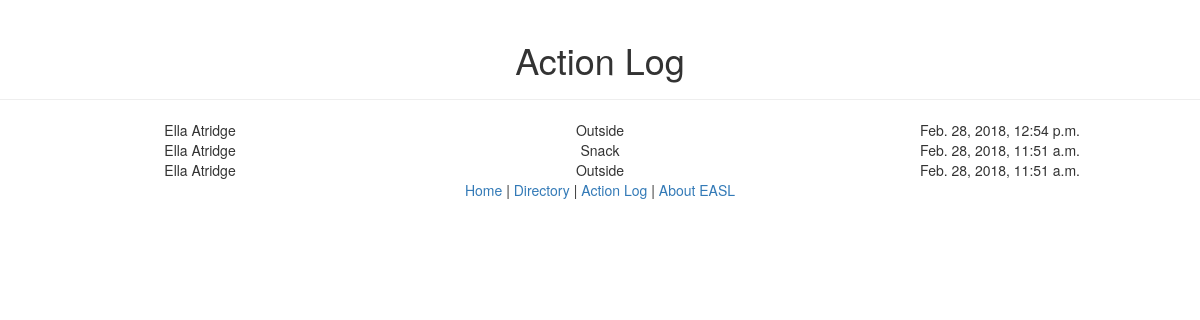
Page /actions/11/ on the earlier database version.
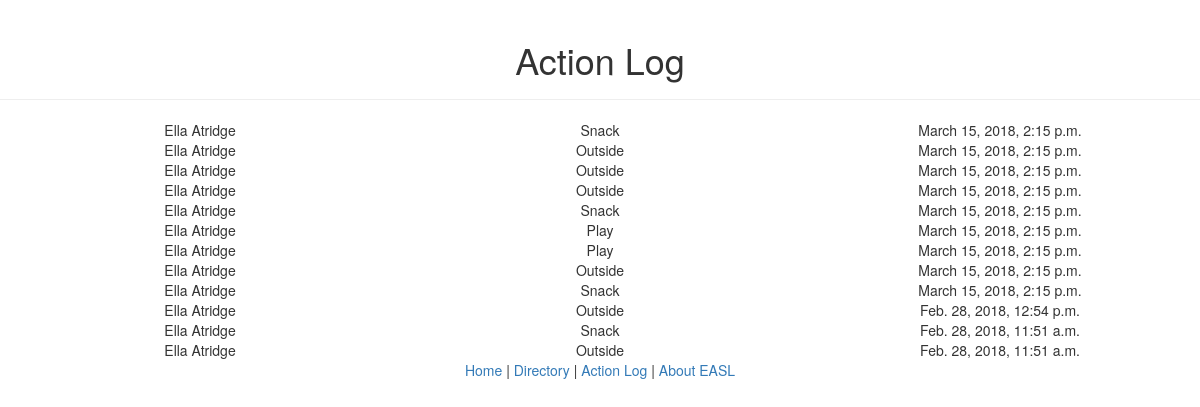
Same page on the later database version.
### webApp/models.py (models this page shows, shortened)
class Action(models.Model):
    ACTION_CHOICES = [('S', 'Snack'), ('P', 'Play'), ('O', 'Outside')]
    time = models.DateTimeField()
    action = models.CharField(max_length=1, choices=ACTION_CHOICES)
    student = models.ForeignKey('Student', on_delete=models.CASCADE)
    class Meta:
        ordering = ['-time']

class Student(models.Model):
    first_name = models.CharField(max_length=50)
    last_name = models.CharField(max_length=50)
    date_of_birth = models.DateField()
    gender = models.CharField(max_length=10, choices=[('M', 'Male'), ('F', 'Female')])
    def __str__(self):
        return(self.first_name + ' ' + self.last_name)
    class Meta:
        unique_together = [("first_name", "last_name", "date_of_birth")]
        ordering = ['last_name']

### webApp/views.py (the view)
# urls.py: url(r'^actions/(\d+)/', views.student_action_log, name='student_action_log'),
def student_action_log(request, id):
    try:
        student = Student.objects.get(id=id)
    except Student.DoesNotExist:
        raise Http404('Student not found')
    actions = Action.objects.filter(student=student)
    return render(request, 'action_log.html', {'actions': actions})

### webApp/templates/action_log.html
{% extends "base.html" %}
{% block content %}
<div class="page-header">
  <h1 class="text-center"> Action Log </h1>
</div>
{% for action in actions %}
  <div class="text-center">
    <div class="col-md-4">
      {{ action.student }}
    </div>
    <div class="col-md-4">
        {{ action.get_action_display }}
    </div>
    <div class="col-md-4">
        {{ action.time }}
    </div>
  </div>
{% endfor %}
{% endblock %}

Differences in the rows shown:
added Action: student "Ella Atridge", action "Snack", time "March 15, 2018, 2:15 p.m."
added Action: student "Ella Atridge", action "Outside", time "March 15, 2018, 2:15 p.m."
added Action: student "Ella Atridge", action "Outside", time "March 15, 2018, 2:15 p.m."
added Action: student "Ella Atridge", action "Outside", time "March 15, 2018, 2:15 p.m."
added Action: student "Ella Atridge", action "Snack", time "March 15, 2018, 2:15 p.m."
added Action: student "Ella Atridge", action "Play", time "March 15, 2018, 2:15 p.m."
added Action: student "Ella Atridge", action "Play", time "March 15, 2018, 2:15 p.m."
added Action: student "Ella Atridge", action "Outside", time "March 15, 2018, 2:15 p.m."
added Action: student "Ella Atridge", action "Snack", time "March 15, 2018, 2:15 p.m."
